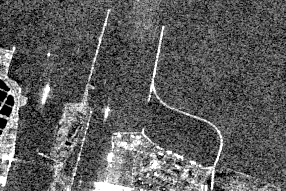
#> input picture preprocessing/test.jpg, 286 x 191 px
$ python -i Yan_segmentation.py   (imports and definitions only)
#> lines starting #> are read from the running program, lines starting #| are printed output that depends on the picture; after the words box and inside, x2 and y2 are one past the last pixel; in counts of white or black regions, pixels touching at a corner belong together
#> further down, picture is the input picture: shape (191, 286, 3); min 0, max 255, mean 91.4
import cv2 # type: ignore
import numpy as np # type: ignore
def yan_mask(img):
    def gamma_correction(image, gamma=1.0):
        # Build lookup table
        invGamma = 1.0 / gamma
        table = np.array([(i / 255.0) ** invGamma * 255
                          for i in np.arange(256)]).astype("uint8")
        # Apply gamma correction using LUT
        return cv2.LUT(image, table)


    sharpened = img

    sharpened = cv2.convertScaleAbs(img, alpha=0.5, beta=0)
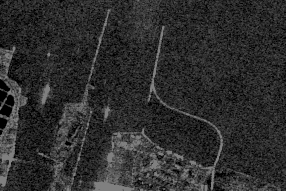
#> sharpened: shape (191, 286, 3); min 0, max 128, mean 45.7
    for i in range(0,9):
        sharpened = cv2.bilateralFilter(sharpened, d=9, sigmaColor=20, sigmaSpace=75)
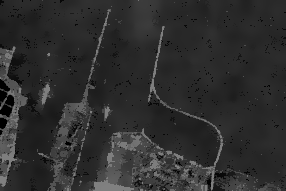
#> sharpened: shape (191, 286, 3); min 0, max 128, mean 46.2
    sharpened = cv2.convertScaleAbs(sharpened, alpha=14, beta=0)
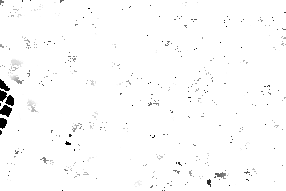
#> sharpened: shape (191, 286, 3); min 0, max 255, mean 251.2


    _, sharpened = cv2.threshold(sharpened, 127, 255, cv2.THRESH_BINARY)
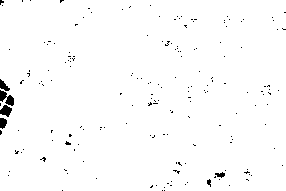
#> sharpened: shape (191, 286, 3); 98.6% white; 181 black regions (175 under 20 px), largest, box (x1, y1, x2, y2) and area: (0, 90, 14, 106) 124, (0, 105, 12, 117) 93, (0, 79, 10, 91) 63, (0, 118, 7, 129) 61, (215, 172, 225, 178) 36, (207, 179, 211, 187) 21
    sharpened = cv2.bitwise_not(sharpened)

    kernel = cv2.getStructuringElement(cv2.MORPH_ELLIPSE, (20,20))
    sharpened = cv2.morphologyEx(sharpened, cv2.MORPH_CLOSE, kernel,iterations=3)
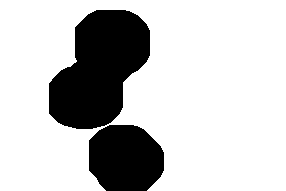
#> sharpened: shape (191, 286, 3); 77.5% white; 2 black regions, box (x1, y1, x2, y2) and area: (49, 10, 150, 129) 8128, (89, 125, 164, 191) 4158
    sharpened = cv2.morphologyEx(sharpened, cv2.MORPH_OPEN, kernel, iterations=2)
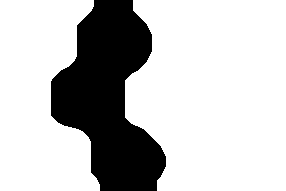
#> sharpened: shape (191, 286, 3); 76.1% white; 1 black region, box (x1, y1, x2, y2) and area: (51, 0, 166, 191) 13042


    land_mask = cv2.cvtColor(sharpened, cv2.COLOR_BGR2GRAY)
    result = cv2.bitwise_and(img, img,mask = land_mask)
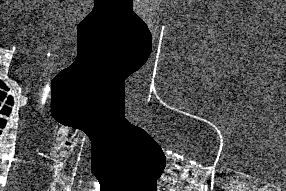
#> result: shape (191, 286, 3); min 0, max 255, mean 66.4

    return result

>>> import cv2
>>> picture = cv2.imread('test.jpg')
>>> result = yan_mask(picture)
